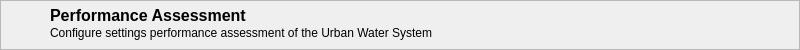
    <widget class="QFrame" name="title_frame">
     <property name="minimumSize">
      <size>
       <width>0</width>
       <height>50</height>
      </size>
     </property>
     <property name="maximumSize">
      <size>
       <width>16777215</width>
       <height>50</height>
      </size>
     </property>
     <property name="frameShape">
      <enum>QFrame::StyledPanel</enum>
     </property>
     <property name="frameShadow">
      <enum>QFrame::Raised</enum>
     </property>
     <widget class="QLabel" name="prepPA_subheading">
      <property name="geometry">
       <rect>
        <x>50</x>
        <y>25</y>
        <width>741</width>
        <height>16</height>
       </rect>
      </property>
      <property name="text">
       <string>Configure settings performance assessment of the Urban Water System</string>
      </property>
     </widget>
     <widget class="QLabel" name="prepPA_heading">
      <property name="geometry">
       <rect>
        <x>50</x>
        <y>5</y>
        <width>451</width>
        <height>21</height>
       </rect>
      </property>
      <property name="text">
       <string>&lt;!DOCTYPE HTML PUBLIC &quot;-//W3C//DTD HTML 4.0//EN&quot; &quot;http://www.w3.org/TR/REC-html40/strict.dtd&quot;&gt;
&lt;html&gt;&lt;head&gt;&lt;meta name=&quot;qrichtext&quot; content=&quot;1&quot; /&gt;&lt;style type=&quot;text/css&quot;&gt;
p, li { white-space: pre-wrap; }
&lt;/style&gt;&lt;/head&gt;&lt;body style=&quot; font-family:'MS Shell Dlg 2'; font-size:8.25pt; font-weight:400; font-style:normal;&quot;&gt;
&lt;p style=&quot; margin-top:0px; margin-bottom:0px; margin-left:0px; margin-right:0px; -qt-block-indent:0; text-indent:0px;&quot;&gt;&lt;span style=&quot; font-size:12pt; font-weight:600;&quot;&gt;Performance Assessment&lt;/span&gt;&lt;/p&gt;&lt;/body&gt;&lt;/html&gt;</string>
      </property>
     </widget>
     <widget class="QLabel" name="label">
      <property name="geometry">
       <rect>
        <x>0</x>
        <y>0</y>
        <width>50</width>
        <height>50</height>
       </rect>
      </property>
      <property name="minimumSize">
       <size>
        <width>50</width>
        <height>50</height>
       </size>
      </property>
      <property name="text">
       <string/>
      </property>
      <property name="pixmap">
       <pixmap resource="toolbaricons/guitoolbaricons.qrc">:/images/images/D4W-logoBPM.png</pixmap>
      </property>
     </widget>
    </widget>
